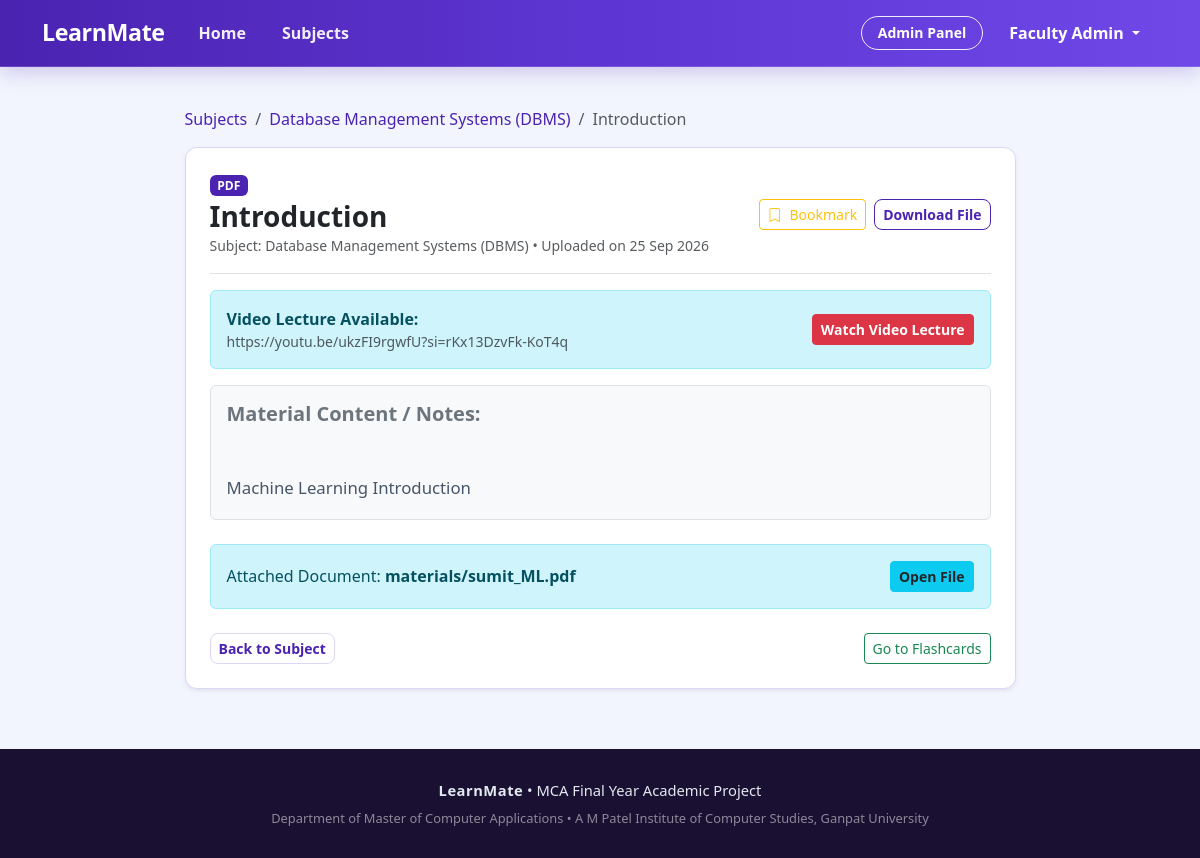
Page /material/45/ (signed in) on the committed database.
### main_app/models.py (models this page shows, shortened)
class StudyMaterial(models.Model):
    MATERIAL_TYPES = (
        ('notes', 'Study Notes / Text'),
        ('pdf', 'PDF Document'),
        ('ppt', 'Presentation (PPT)'),
        ('video', 'Video Lecture / Link'),
    )
    material_id = models.AutoField(primary_key=True)
    subject = models.ForeignKey(Subject, on_delete=models.CASCADE, related_name='materials')
    title = models.CharField(max_length=150)
    material_type = models.CharField(max_length=20, choices=MATERIAL_TYPES, default='notes')
    file_path = models.FileField(upload_to='materials/', null=True, blank=True)
    drive_link = models.URLField(max_length=500, null=True, blank=True, help_text="Google Drive link for notes/PDFs")
    video_url = models.URLField(max_length=500, null=True, blank=True, help_text="YouTube or Video Lecture URL")
    description = models.TextField(help_text="Detailed notes or description of the material")
    created_by = models.ForeignKey(User, on_delete=models.CASCADE)
    created_at = models.DateTimeField(auto_now_add=True)
    class Meta:
        db_table = 'study_material'
        verbose_name = 'Study Material'
        verbose_name_plural = 'Study Materials'

class Subject(models.Model):
    subject_id = models.AutoField(primary_key=True)
    subject_name = models.CharField(max_length=100)
    description = models.TextField()
    image = models.ImageField(upload_to='subjects/', null=True, blank=True, help_text="Upload subject cover image")
    image_url = models.URLField(max_length=500, null=True, blank=True, help_text="Or paste direct web image URL")
    created_by = models.ForeignKey(User, on_delete=models.CASCADE, related_name='subjects_created')
    created_at = models.DateTimeField(auto_now_add=True)
    class Meta:
        db_table = 'subject'
        verbose_name = 'Subject'
        verbose_name_plural = 'Subjects'

### main_app/views.py (the view)
# urls.py: path('material/<int:material_id>/', views.study_material_view, name='study_material_view'),
@login_required
def study_material_view(request, material_id):
    material = get_object_or_404(StudyMaterial, material_id=material_id)
    is_bookmarked = Bookmark.objects.filter(student=request.user, material=material).exists()
    context = {
        'material': material,
        'is_bookmarked': is_bookmarked,
    }
    return render(request, 'student/study_material.html', context)

### templates/student/study_material.html (shortened to what this page needs)
{% extends 'base.html' %}
{% block content %}
<div class="container py-3">
    <div class="row justify-content-center">
        <div class="col-lg-9">
            <nav aria-label="breadcrumb">
                <ol class="breadcrumb small">
                    <li class="breadcrumb-item"><a href="{% url 'courses' %}">Subjects</a></li>
                    <li class="breadcrumb-item"><a href="{% url 'course_detail' material.subject.subject_id %}">{{ material.subject.subject_name }}</a></li>
                    <li class="breadcrumb-item active">{{ material.title }}</li>
                </ol>
            </nav>
            <div class="custom-card p-4 shadow-sm">
                <div class="d-flex justify-content-between align-items-center flex-wrap gap-2 pb-3 mb-3 border-bottom">
                    <div>
                        <span class="badge bg-primary text-uppercase mb-1">{{ material.material_type }}</span>
                        <h3 class="fw-bold mb-0 text-dark">{{ material.title }}</h3>
                        <small class="text-muted">Subject: {{ material.subject.subject_name }} • Uploaded on {{ material.created_at|date:"d M Y" }}</small>
                    </div>
                    <div class="d-flex gap-2">
                        <button class="btn btn-sm bookmark-toggle-btn {% if is_bookmarked %}btn-warning{% else %}btn-outline-warning{% endif %}" data-type="material" data-id="{{ material.material_id }}">
                            <i class="bi {% if is_bookmarked %}bi-bookmark-fill{% else %}bi-bookmark{% endif %} me-1"></i>
                            <span>{% if is_bookmarked %}Bookmarked{% else %}Bookmark{% endif %}</span>
                        </button>
                        {% if material.file_path %}
                        <a href="{{ material.file_path.url }}" class="btn btn-sm btn-outline-primary" download>
                            Download File
                        </a>
                        {% endif %}
                    </div>
                </div>
                {% if material.video_url %}
                <div class="alert alert-info d-flex align-items-center justify-content-between mb-3">
                    <div>
                                                <strong>Video Lecture Available:</strong>
                        <div class="small text-muted text-truncate" style="max-width: 400px;">{{ material.video_url }}</div>
                    </div>
                    <a href="{{ material.video_url }}" target="_blank" class="btn btn-danger btn-sm text-white fw-semibold">
                        Watch Video Lecture
                    </a>
                </div>
                {% endif %}
                <div class="study-content p-3 bg-light rounded border mb-4">
                    <h5 class="fw-semibold text-secondary mb-3">Material Content / Notes:</h5>
                    <div style="white-space: pre-line; line-height: 1.8; font-size: 1.05rem;">
                        {{ material.description }}
                    </div>
                </div>
                {% if material.file_path %}
                <div class="alert alert-info d-flex align-items-center justify-content-between">
                    <div>
                                                <span>Attached Document: <strong>{{ material.file_path.name }}</strong></span>
                    </div>
                    <a href="{{ material.file_path.url }}" class="btn btn-info btn-sm text-dark fw-semibold" target="_blank">
                        Open File
                    </a>
                </div>
                {% endif %}
                <div class="d-flex justify-content-between mt-4">
                    <a href="{% url 'course_detail' material.subject.subject_id %}" class="btn btn-outline-secondary btn-sm">
                        Back to Subject
                    </a>
                    <a href="{% url 'flashcards_deck' material.subject.subject_id %}" class="btn btn-outline-success btn-sm">
                        Go to Flashcards
                    </a>
                </div>
            </div>
        </div>
    </div>
</div>
{% endblock %}

### templates/base.html (shortened to what this page needs)
{% load static %}
<!DOCTYPE html>
<html lang="en">
<head>
    <link href="https://cdn.jsdelivr.net/npm/bootstrap@5.3.0/dist/css/bootstrap.min.css" rel="stylesheet">
    <link rel="stylesheet" href="https://cdn.jsdelivr.net/npm/bootstrap-icons@1.11.3/font/bootstrap-icons.min.css">
    <link rel="stylesheet" href="{% static 'css/style.css' %}?v=8.0">
</head>
<body>
    <nav class="navbar navbar-expand-lg navbar-custom sticky-top">
        <div class="container">
            <a class="navbar-brand" href="{% url 'home' %}">
                LearnMate
            </a>
            <div class="collapse navbar-collapse" id="navbarMain">
                <ul class="navbar-nav me-auto mb-2 mb-lg-0">
                    <li class="nav-item">
                        <a class="nav-link {% if request.resolver_match.url_name == 'home' %}active{% endif %}"
                            href="{% url 'home' %}">Home</a>
                    </li>
                    <li class="nav-item">
                        <a class="nav-link {% if request.resolver_match.url_name == 'courses' or request.resolver_match.url_name == 'course_detail' %}active{% endif %}"
                            href="{% url 'courses' %}">Subjects</a>
                    </li>
                </ul>
                <ul class="navbar-nav ms-auto align-items-center">
                    {% if user.is_authenticated %}
                    {% if user.profile.role == 'admin' or user.is_superuser %}
                    <li class="nav-item me-2">
                        <a class="btn btn-sm btn-outline-primary" href="{% url 'admin_dashboard' %}">
                            Admin Panel
                        </a>
                    </li>
                    {% else %}
                    <li class="nav-item me-2">
                        <a class="btn btn-sm btn-outline-primary" href="{% url 'dashboard' %}">
                            Dashboard
                        </a>
                    </li>
                    {% endif %}
                    <li class="nav-item dropdown">
                        <a class="nav-link dropdown-toggle font-weight-bold" href="#" id="userMenu" role="button"
                            data-bs-toggle="dropdown">
                            {{ user.first_name|default:user.username }}
                        </a>
                    </li>
                    {% endif %}
                </ul>
            </div>
        </div>
    </nav>
    <main class="py-4">
        {% block content %}{% endblock %}
    </main>
    <footer>
        <div class="container text-center">
            <div class="mb-2">
                <span class="fw-bold" style="letter-spacing: 0.5px;">LearnMate</span> • MCA Final Year Academic Project
            </div>
            <div class="small text-white-50">
                Department of Master of Computer Applications • A M Patel Institute of Computer Studies, Ganpat
                University
            </div>
        </div>
    </footer>
</body>
</html>

### static/css/style.css (style rules this page uses)
:root { --color-primary: #4b23b1; --color-primary-dark: #38178a; --color-primary-light: #ede8fc; --color-accent-periwinkle: #6e44e6; --color-dark-heading: #1a1032; --color-body-text: #475569; --color-muted-text: #6b7280; --color-bg-canvas: #f2f5fd; --color-card-surface: #ffffff; --color-border: #ded6f7; --primary-color: #4b23b1; --primary-dark: #38178a; --primary-light: #ede8fc; --secondary-color: #64748b; --accent-color: #6e44e6; --success-color: #10b981; --danger-color: #ef4444; --warning-color: #f59e0b; --background: #f2f5fd; --card-bg: #ffffff; --text-main: #1a1032; --text-body: #475569; --text-muted: #6b7280; --border-color: #ded6f7; }
body { font-family: 'Segoe UI', -apple-system, BlinkMacSystemFont, Roboto, Helvetica, Arial, sans-serif; background-color: var(--background); color: var(--text-body); min-height: 100vh; display: flex; flex-direction: column; }
h1, h2, h3, h4, h5, h6 { color: var(--color-dark-heading); font-weight: 700; }
a { color: var(--color-primary); text-decoration: none; transition: color 0.2s ease; }
main { flex: 1 0 auto; }
.navbar-custom { background: linear-gradient(90deg, #4b23b1 0%, #5d35d2 50%, #7048e8 100%) !important; border-bottom: 1px solid rgba(255, 255, 255, 0.15); box-shadow: 0 4px 20px rgba(75, 35, 177, 0.25); padding-top: 0.65rem; padding-bottom: 0.65rem; }
.navbar-custom .navbar-brand { font-weight: 800; color: #ffffff !important; font-size: 1.45rem; letter-spacing: -0.4px; display: inline-flex; align-items: center; }
.navbar-custom .nav-link { font-weight: 600; color: rgba(255, 255, 255, 0.92) !important; padding: 0.45rem 1rem !important; position: relative; border-radius: 20px; transition: all 0.2s ease; margin: 0 2px; }
.navbar-custom .btn-outline-primary, .navbar-custom .btn-outline-light { color: #ffffff !important; border: 1.5px solid rgba(255, 255, 255, 0.9) !important; background-color: transparent !important; border-radius: 20px !important; font-weight: 600; padding: 0.35rem 1rem !important; transition: all 0.2s ease; }
.navbar-custom .dropdown-toggle { color: #ffffff !important; font-weight: 600; }
.btn-outline-primary { color: var(--color-primary) !important; border-color: var(--color-primary) !important; background-color: transparent !important; font-weight: 600; border-radius: 8px; transition: all 0.2s ease; }
.btn-secondary, .btn-outline-secondary { color: var(--color-primary) !important; border-color: var(--color-border) !important; background-color: #ffffff !important; font-weight: 600; border-radius: 8px; transition: all 0.2s ease; }
.badge.bg-primary { background-color: var(--color-primary) !important; color: #ffffff !important; }
.bg-primary { background-color: var(--color-primary) !important; }
.custom-card { background: #ffffff; border: 1.5px solid var(--border-color); border-radius: 12px; box-shadow: 0 2px 10px rgba(75, 35, 177, 0.04); margin-bottom: 20px; }
footer { background-color: var(--color-dark-heading); color: #e2e8f0; padding: 30px 0; font-size: 0.92rem; margin-top: auto; }
.bookmark-toggle-btn { transition: all 0.2s ease-in-out; }

### rows in the picture
StudyMaterial: subject.subject_name "Database Management Systems (DBMS)", title "Introduction", material_type "PDF", created_at "25 Sep 2026", video_url "https://youtu.be/ukzFI9rgwfU?si=rKx13DzvFk-KoT4q", description "Machine Learning Introduction", file_path.name "materials/sumit_ML.pdf"

### other values in the picture
{{ user.first_name|default:user.username }} "Faculty Admin"
